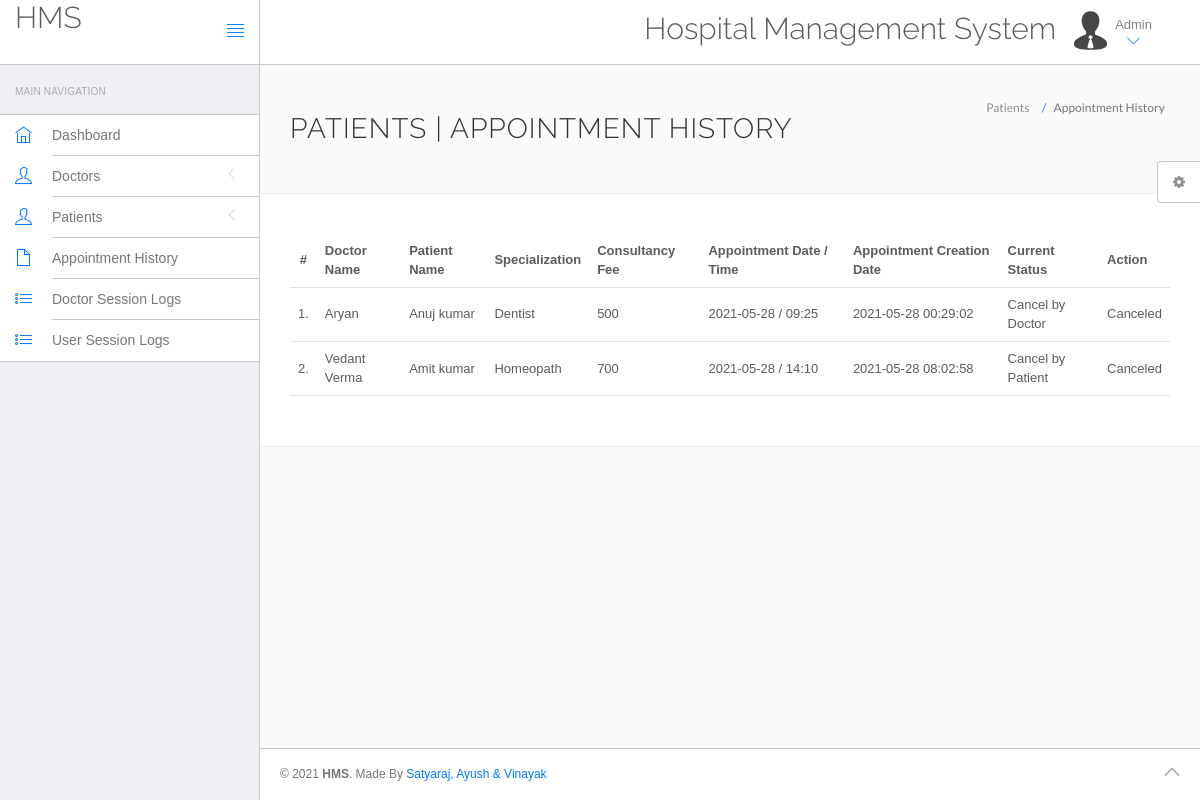
Page /hms/admin/appointment-history.php (signed in) on the committed database.
### tables this page shows
CREATE TABLE IF NOT EXISTS `appointment` (
  `id` int(11) NOT NULL,
  `doctorSpecialization` varchar(255) NOT NULL,
  `doctorId` int(11) NOT NULL,
  `userId` int(11) NOT NULL,
  `consultancyFees` int(11) NOT NULL,
  `appointmentDate` varchar(255) NOT NULL,
  `appointmentTime` varchar(255) NOT NULL,
  `postingDate` timestamp NOT NULL DEFAULT CURRENT_TIMESTAMP,
  `userStatus` int(11) NOT NULL,
  `doctorStatus` int(11) NOT NULL,
  `updationDate` varchar(255) NOT NULL
);

CREATE TABLE IF NOT EXISTS `doctors` (
  `id` int(11) NOT NULL,
  `specilization` varchar(255) NOT NULL,
  `doctorName` varchar(255) NOT NULL,
  `address` longtext NOT NULL,
  `docFees` varchar(255) NOT NULL,
  `contactno` bigint(11) NOT NULL,
  `docEmail` varchar(255) NOT NULL,
  `password` varchar(255) NOT NULL,
  `creationDate` timestamp NOT NULL DEFAULT CURRENT_TIMESTAMP,
  `updationDate` varchar(255) NOT NULL
);

CREATE TABLE IF NOT EXISTS `users` (
  `id` int(11) NOT NULL,
  `fullName` varchar(255) NOT NULL,
  `address` longtext NOT NULL,
  `city` varchar(255) NOT NULL,
  `gender` varchar(255) NOT NULL,
  `email` varchar(255) NOT NULL,
  `password` varchar(255) NOT NULL,
  `regDate` timestamp NOT NULL DEFAULT CURRENT_TIMESTAMP,
  `updationDate` varchar(255) NOT NULL
);

### hms/admin/appointment-history.php (the view, shortened to what this page needs)
<?php
include('include/config.php');
?>
<!DOCTYPE html>
<html lang="en">
	<head>
		<link rel="stylesheet" href="vendor/bootstrap/css/bootstrap.min.css">
		<link rel="stylesheet" href="vendor/fontawesome/css/font-awesome.min.css">
		<link rel="stylesheet" href="vendor/themify-icons/themify-icons.min.css">
		<link href="vendor/animate.css/animate.min.css" rel="stylesheet" media="screen">
		<link href="vendor/perfect-scrollbar/perfect-scrollbar.min.css" rel="stylesheet" media="screen">
		<link href="vendor/switchery/switchery.min.css" rel="stylesheet" media="screen">
		<link href="vendor/bootstrap-touchspin/jquery.bootstrap-touchspin.min.css" rel="stylesheet" media="screen">
		<link href="vendor/select2/select2.min.css" rel="stylesheet" media="screen">
		<link href="vendor/bootstrap-datepicker/bootstrap-datepicker3.standalone.min.css" rel="stylesheet" media="screen">
		<link href="vendor/bootstrap-timepicker/bootstrap-timepicker.min.css" rel="stylesheet" media="screen">
		<link rel="stylesheet" href="assets/css/styles.css">
		<link rel="stylesheet" href="assets/css/plugins.css">
		<link rel="stylesheet" href="assets/css/themes/theme-1.css" id="skin_color" />
	</head>
	<body>
		<div id="app">
<?php include('include/sidebar.php');?>
			<div class="app-content">
					<?php include('include/header.php');?>
				<div class="main-content" >
					<div class="wrap-content container" id="container">
						<section id="page-title">
							<div class="row">
								<div class="col-sm-8">
									<h1 class="mainTitle">Patients  | Appointment History</h1>
																	</div>
								<ol class="breadcrumb">
									<li>
										<span>Patients </span>
									</li>
									<li class="active">
										<span>Appointment History</span>
									</li>
								</ol>
							</div>
						</section>
						<div class="container-fluid container-fullw bg-white">
									<div class="row">
								<div class="col-md-12">
									<table class="table table-hover" id="sample-table-1">
										<thead>
											<tr>
												<th class="center">#</th>
												<th class="hidden-xs">Doctor Name</th>
												<th>Patient Name</th>
												<th>Specialization</th>
												<th>Consultancy Fee</th>
												<th>Appointment Date / Time </th>
												<th>Appointment Creation Date  </th>
												<th>Current Status</th>
												<th>Action</th>
											</tr>
										</thead>
										<tbody>
<?php
$sql=mysqli_query($bd,"select doctors.doctorName as docname,users.fullName as pname,appointment.*  from appointment join doctors on doctors.id=appointment.doctorId join users on users.id=appointment.userId ");
$cnt=1;
while($row=mysqli_fetch_array($sql))
{
?>
											<tr>
												<td class="center"><?php echo $cnt;?>.</td>
												<td class="hidden-xs"><?php echo $row['docname'];?></td>
												<td class="hidden-xs"><?php echo $row['pname'];?></td>
												<td><?php echo $row['doctorSpecialization'];?></td>
												<td><?php echo $row['consultancyFees'];?></td>
												<td><?php echo $row['appointmentDate'];?> / <?php echo
												 $row['appointmentTime'];?>
												</td>
												<td><?php echo $row['postingDate'];?></td>
												<td>
<?php if(($row['userStatus']==1) && ($row['doctorStatus']==1))
if(($row['userStatus']==0) && ($row['doctorStatus']==1))
{
	echo "Cancel by Patient";
}
if(($row['userStatus']==1) && ($row['doctorStatus']==0))
{
	echo "Cancel by Doctor";
}
												?></td>
												<td >
												<div class="visible-md visible-lg hidden-sm hidden-xs">
							<?php if(($row['userStatus']==1) && ($row['doctorStatus']==1))
{ ?>
	<a href="appointment-history.php?id=<?php echo $row['id']?>&cancel=update" onClick="return confirm('Are you sure you want to cancel this appointment ?')"class="btn btn-transparent btn-xs tooltips" title="Cancel Appointment" tooltip-placement="top" tooltip="Remove">Cancel</a>
	<?php }
	else {
		echo "Canceled";
		} ?>
												</div>
												</td>
											</tr>
											<?php
$cnt=$cnt+1;
											 }?>
										</tbody>
									</table>
								</div>
							</div>
								</div>
					</div>
				</div>
			</div>
	<?php include('include/footer.php');?>
	<?php include('include/setting.php');?>
		</div>
	</body>
</html>

### hms/admin/include/sidebar.php (shortened to what this page needs)
<div class="sidebar app-aside" id="sidebar">
				<div class="sidebar-container perfect-scrollbar">
<nav>
						<div class="navbar-title">
							<span>Main Navigation</span>
						</div>
						<ul class="main-navigation-menu">
							<li>
								<a href="dashboard.php">
									<div class="item-content">
										<div class="item-media">
											<i class="ti-home"></i>
										</div>
										<div class="item-inner">
											<span class="title"> Dashboard </span>
										</div>
									</div>
								</a>
							</li>
							<li>
								<a href="javascript:void(0)">
									<div class="item-content">
										<div class="item-media">
											<i class="ti-user"></i>
										</div>
										<div class="item-inner">
											<span class="title"> Doctors </span><i class="icon-arrow"></i>
										</div>
									</div>
								</a>
								</li>
				<li>
								<a href="javascript:void(0)">
									<div class="item-content">
										<div class="item-media">
											<i class="ti-user"></i>
										</div>
										<div class="item-inner">
											<span class="title"> Patients </span><i class="icon-arrow"></i>
										</div>
									</div>
								</a>
								</li>
<li>
								<a href="appointment-history.php">
									<div class="item-content">
										<div class="item-media">
											<i class="ti-file"></i>
										</div>
										<div class="item-inner">
											<span class="title"> Appointment History </span>
										</div>
									</div>
								</a>
							</li>
	<li>
								<a href="doctor-logs.php">
									<div class="item-content">
										<div class="item-media">
											<i class="ti-list"></i>
										</div>
										<div class="item-inner">
											<span class="title"> Doctor Session Logs </span>
										</div>
									</div>
								</a>
							</li>
							<li>
								<a href="user-logs.php">
									<div class="item-content">
										<div class="item-media">
											<i class="ti-list"></i>
										</div>
										<div class="item-inner">
											<span class="title"> User Session Logs </span>
										</div>
									</div>
								</a>
							</li>
						</ul>
					</nav>
					</div>
			</div>

### hms/admin/include/header.php (shortened to what this page needs)
<header class="navbar navbar-default navbar-static-top">
					<div class="navbar-header">
						<a class="navbar-brand" href="#">
							<h2 style="padding-top:2% ">HMS</h2>
						</a>
						<a href="#" class="sidebar-toggler pull-right visible-md visible-lg" data-toggle-class="app-sidebar-closed" data-toggle-target="#app">
							<i class="ti-align-justify"></i>
						</a>
					</div>
					<div class="navbar-collapse collapse">
						<ul class="nav navbar-right">
								<li  style="padding-top:2% ">
								<h2>Hospital Management System</h2>
							</li>
							<li class="dropdown current-user">
								<a href class="dropdown-toggle" data-toggle="dropdown">
									<img src="assets/images/avatar-1.jpg" alt="Peter"> <span class="username">
			Admin
									<i class="ti-angle-down"></i></i></span>
								</a>
							</li>
						</ul>
					</div>
				</header>

### hms/admin/include/footer.php
<footer>
				<div class="footer-inner">
					<div class="pull-left">
						&copy; <span class="current-year"></span><span class="text-bold text-uppercase"> HMS</span>. <span>Made By <a href="SDD Project">Satyaraj, Ayush & Vinayak</a></span>
					</div>
					<div class="pull-right">
						<span class="go-top"><i class="ti-angle-up"></i></span>
					</div>
				</div>
			</footer>

### hms/admin/include/setting.php (shortened to what this page needs)
<div class="settings panel panel-default hidden-xs hidden-sm" id="settings">
				<button ct-toggle="toggle" data-toggle-class="active" data-toggle-target="#settings" class="btn btn-default">
					<i class="fa fa-spin fa-gear"></i>
				</button>
			</div>

### hms/admin/assets/css/plugins.css (style rules this page uses)
.perfect-scrollbar { overflow-y: hidden !important; }

### hms/admin/assets/css/themes/theme-1.css (style rules this page uses)
body { background: #FAFAFA; }
header .navbar-header { background: #ffffff !important; border-right-color: #c8c7cc !important; border-bottom-color: #c8c7cc !important; }
header .navbar-header .sidebar-toggler, header .navbar-header .sidebar-mobile-toggler { color: #007aff !important; }
header .navbar-header .navbar-brand { color: #777 !important; }
header .navbar-collapse { background: #ffffff !important; border-bottom-color: #c8c7cc !important; box-shadow: none !important; }
header .navbar-collapse .navbar-right > li > a { color: #777; }
header .navbar-collapse .navbar-right > li > a i { color: #007aff !important; }
#sidebar { background: #EFEFF4 !important; }
#sidebar:before { border-right-width: "1px" !important; border-right-style: solid; border-right-color: #c8c7cc !important; }
#sidebar nav { border-right-width: "1px" !important; border-right-style: solid; border-right-color: #c8c7cc !important; }
#sidebar nav .navbar-title { color: #aaaaaa; }
#sidebar nav > ul { background: #ffffff !important; border-bottom-color: #c8c7cc !important; border-top-color: #c8c7cc !important; }
#sidebar nav > ul > li > a .item-media > i { color: #007aff !important; }
#sidebar nav > ul > li > a .item-inner { color: #777 !important; border-bottom-color: #c8c7cc; }
#app > footer { background: #ffffff !important; border-top-color: #c8c7cc !important; color: #777; }

### rows in the picture
appointment: doctorId.doctorName "Aryan", userId.fullName "Anuj kumar", doctorSpecialization "Dentist", consultancyFees "500", appointmentDate "2021-05-28", appointmentTime "09:25", postingDate "2021-05-28 00:29:02", userStatus "Cancel by Doctor"
appointment: doctorId.doctorName "Vedant Verma", userId.fullName "Amit kumar", doctorSpecialization "Homeopath", consultancyFees "700", appointmentDate "2021-05-28", appointmentTime "14:10", postingDate "2021-05-28 08:02:58", userStatus "Cancel by Patient"
